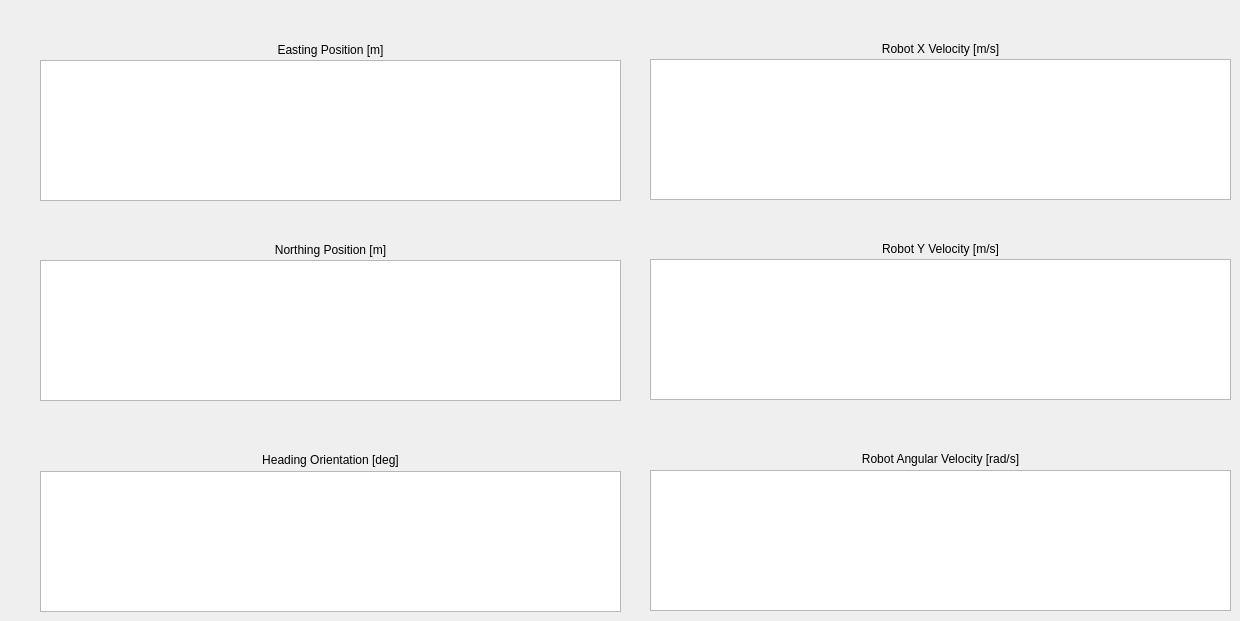
    <widget class="QWidget" name="tab_4">
     <attribute name="icon">
      <iconset resource="ressources.qrc">
       <normaloff>:/images/noun_Graph_1495300.png</normaloff>:/images/noun_Graph_1495300.png</iconset>
     </attribute>
     <attribute name="title">
      <string>Sensors</string>
     </attribute>
     <widget class="PlotWidget" name="graphicsView_6">
      <property name="geometry">
       <rect>
        <x>40</x>
        <y>471</y>
        <width>581</width>
        <height>141</height>
       </rect>
      </property>
     </widget>
     <widget class="PlotWidget" name="graphicsView_7">
      <property name="geometry">
       <rect>
        <x>40</x>
        <y>260</y>
        <width>581</width>
        <height>141</height>
       </rect>
      </property>
     </widget>
     <widget class="PlotWidget" name="graphicsView_8">
      <property name="geometry">
       <rect>
        <x>40</x>
        <y>60</y>
        <width>581</width>
        <height>141</height>
       </rect>
      </property>
     </widget>
     <widget class="PlotWidget" name="graphicsView_9">
      <property name="geometry">
       <rect>
        <x>650</x>
        <y>59</y>
        <width>581</width>
        <height>141</height>
       </rect>
      </property>
     </widget>
     <widget class="PlotWidget" name="graphicsView_11">
      <property name="geometry">
       <rect>
        <x>650</x>
        <y>470</y>
        <width>581</width>
        <height>141</height>
       </rect>
      </property>
     </widget>
     <widget class="QLabel" name="label_32">
      <property name="geometry">
       <rect>
        <x>40</x>
        <y>40</y>
        <width>581</width>
        <height>20</height>
       </rect>
      </property>
      <property name="text">
       <string>Easting Position [m]</string>
      </property>
      <property name="alignment">
       <set>Qt::AlignCenter</set>
      </property>
     </widget>
     <widget class="QLabel" name="label_33">
      <property name="geometry">
       <rect>
        <x>650</x>
        <y>40</y>
        <width>581</width>
        <height>17</height>
       </rect>
      </property>
      <property name="text">
       <string>Robot X Velocity [m/s]</string>
      </property>
      <property name="alignment">
       <set>Qt::AlignCenter</set>
      </property>
     </widget>
     <widget class="QLabel" name="label_34">
      <property name="geometry">
       <rect>
        <x>40</x>
        <y>240</y>
        <width>581</width>
        <height>20</height>
       </rect>
      </property>
      <property name="text">
       <string>Northing Position [m]</string>
      </property>
      <property name="alignment">
       <set>Qt::AlignCenter</set>
      </property>
     </widget>
     <widget class="QLabel" name="label_36">
      <property name="geometry">
       <rect>
        <x>40</x>
        <y>450</y>
        <width>581</width>
        <height>20</height>
       </rect>
      </property>
      <property name="text">
       <string>Heading Orientation [deg]</string>
      </property>
      <property name="alignment">
       <set>Qt::AlignCenter</set>
      </property>
     </widget>
     <widget class="QLabel" name="label_37">
      <property name="geometry">
       <rect>
        <x>650</x>
        <y>450</y>
        <width>581</width>
        <height>17</height>
       </rect>
      </property>
      <property name="text">
       <string>Robot Angular Velocity [rad/s]</string>
      </property>
      <property name="alignment">
       <set>Qt::AlignCenter</set>
      </property>
     </widget>
     <widget class="PlotWidget" name="graphicsView_10">
      <property name="geometry">
       <rect>
        <x>650</x>
        <y>259</y>
        <width>581</width>
        <height>141</height>
       </rect>
      </property>
     </widget>
     <widget class="QLabel" name="label_35">
      <property name="geometry">
       <rect>
        <x>650</x>
        <y>240</y>
        <width>581</width>
        <height>17</height>
       </rect>
      </property>
      <property name="text">
       <string>Robot Y Velocity [m/s]</string>
      </property>
      <property name="alignment">
       <set>Qt::AlignCenter</set>
      </property>
     </widget>
    </widget>
